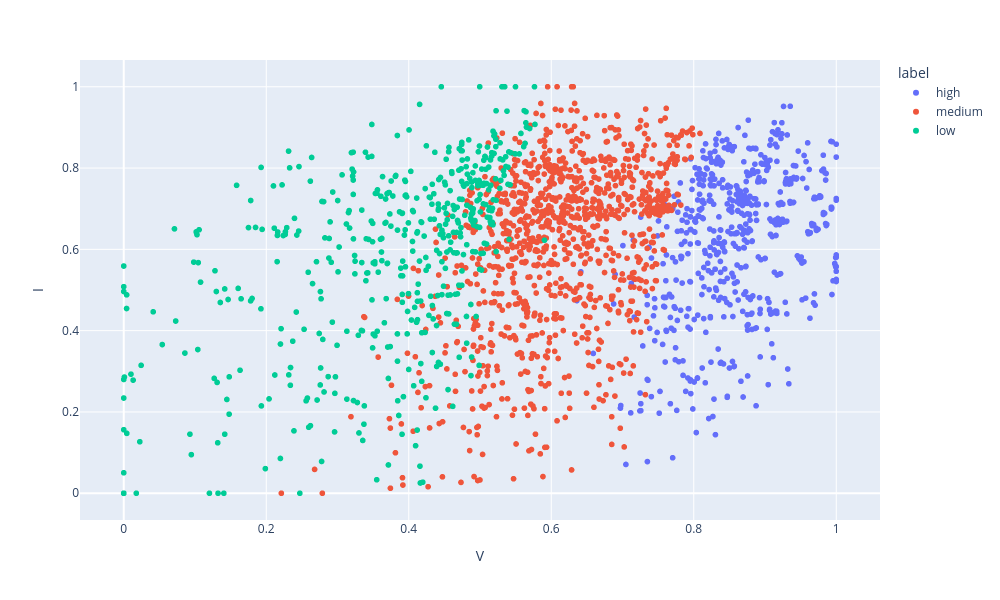

This figure's notebook cell:
### Markdown cell above
Il problema più grande del **DecisionTreeClassifier** è che tende a fare un overfitting severo dei dati.

Infatti, se non fermato in tempo continuerà a dividere finché ogni campione non sarà in una foglia separata. Per contrastare questo possiamo:
* Tagliare le suddivisioni non necessarie dopo l'addestramento (pruning)
* Limitare la profondità massima dell'albero
* Limitare il numero minimo di campioni per albero

In questo modo l'albero non diventa troppo profondo e non va in overfitting.

### Code cell
px.scatter(data_frame=data_bat, x='V', y='I', color='label', width=1000, height=600)

### Figure 1 — Plotly figure (JSON) as saved in the notebook; plotly's stock layout.template omitted (floating-point values rounded to 4 significant figures; data arrays with more than 128 entries replaced by an {"elided": "..."} marker saying what was removed)
{"data": [{"hovertemplate": "label=high<br>V=%{x}<br>I=%{y}<extra></extra>", "legendgroup": "high", "marker": {"color": "#636efa", "symbol": "circle"}, "mode": "markers", "name": "high", "showlegend": true, "type": "scattergl", "x": {"elided": "601 float values"}, "xaxis": "x", "y": {"elided": "601 float values"}, "yaxis": "y"}, {"hovertemplate": "label=medium<br>V=%{x}<br>I=%{y}<extra></extra>", "legendgroup": "medium", "marker": {"color": "#EF553B", "symbol": "circle"}, "mode": "markers", "name": "medium", "showlegend": true, "type": "scattergl", "x": {"elided": "1116 float values"}, "xaxis": "x", "y": {"elided": "1116 float values"}, "yaxis": "y"}, {"hovertemplate": "label=low<br>V=%{x}<br>I=%{y}<extra></extra>", "legendgroup": "low", "marker": {"color": "#00cc96", "symbol": "circle"}, "mode": "markers", "name": "low", "showlegend": true, "type": "scattergl", "x": {"elided": "498 float values"}, "xaxis": "x", "y": {"elided": "498 float values"}, "yaxis": "y"}], "layout": {"height": 600, "legend": {"title": {"text": "label"}, "tracegroupgap": 0}, "margin": {"t": 60}, "width": 1000, "xaxis": {"anchor": "y", "domain": [0, 1], "title": {"text": "V"}}, "yaxis": {"anchor": "x", "domain": [0, 1], "title": {"text": "I"}}}}
